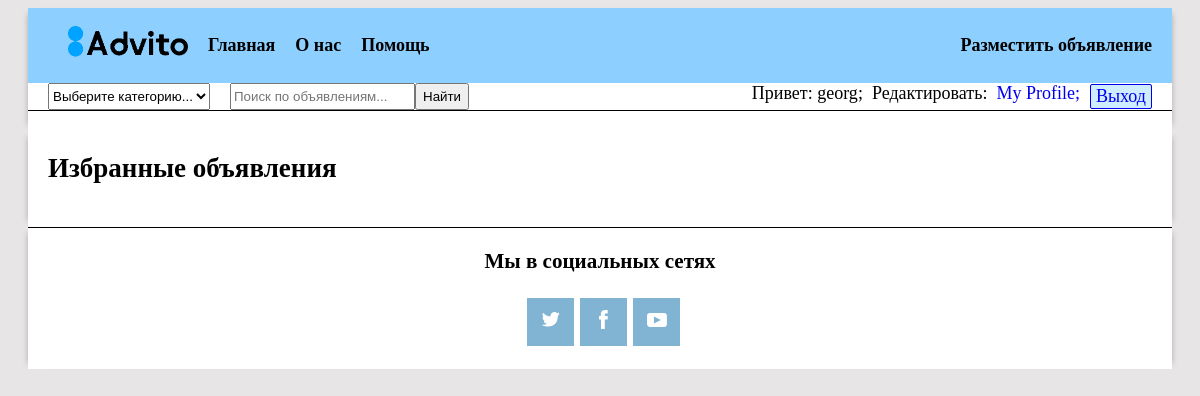
Page /advito/1/profile/posts/favorite (signed in) on the earlier database version.
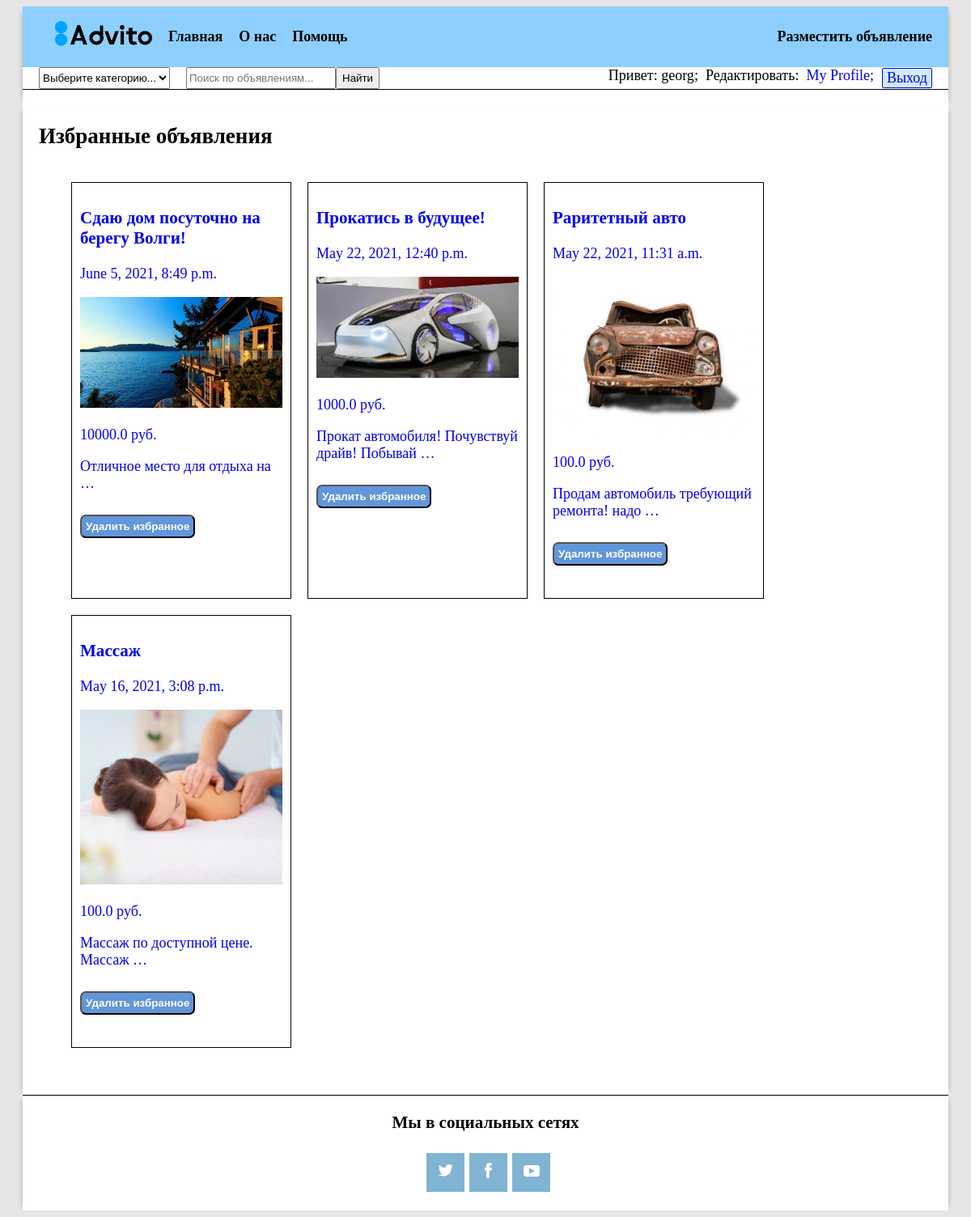
Same page on the later database version.
### advito/models.py (models this page shows, shortened)
class FavoritePost(models.Model):
    author = models.ForeignKey(Profile, on_delete=models.CASCADE)
    post = models.ForeignKey(Post, verbose_name="Объявление", on_delete=models.CASCADE)

class Post(models.Model):
    author = models.ForeignKey(User, on_delete=models.CASCADE)
    category = models.ForeignKey(CategoryPost, on_delete=models.CASCADE, verbose_name="Категория", related_name='category')
    price = models.FloatField(verbose_name="Цена", blank=True)
    name_descript = models.CharField(max_length=200,  blank=True, verbose_name="Название объявления")
    description = models.TextField(max_length=1000, blank=True, verbose_name="Описание объявления")
    image = models.ImageField(upload_to=user_directory_path, verbose_name="Фото объявления")
    date_pub = models.DateTimeField(default=timezone.now, verbose_name="Дата объявления")
    date_edit = models.DateTimeField(default=timezone.now, verbose_name="Дата редактирования")
    class Meta:
        ordering=['-date_pub']

### advito/views.py (the view, shortened to what this page needs)
# urls.py: path('<int:user_id>/profile/posts/favorite', views.FavoritePostView.as_view(), name='favorite_post'),
class FavoritePostView(ListView):
    model = FavoritePost
    post_form_class = PostForm
    categories = CategoryPost.objects.all()
    template_name = 'advito/favorite_post.html'
    context_object_name ='add_posts'
    extra_context = {'categories':categories, }
    context = {}
    def get_queryset(self):
        if self.request.user.is_authenticated:
            return self.model.objects.filter(
                post__date_pub__year=2021,
                author=self.request.user.user_profile
            ).order_by('-post__date_pub')[:15]
        else:
            return []

### advito/templates/advito/favorite_post.html (shortened to what this page needs)
{% extends 'base.html' %}
{% block content %}
  <h1>Избранные объявления</h1>
  <div class="cards">
    {% if add_posts %}
      <ul class="posts">
        {% for post in add_posts %}
          {% with post=post.post %}
          <li class="post">
            <a href="{% url 'advito:post_detail' post.id %}">
              <h3>{{ post.name_descript }}</h3>
              <p>{{ post.date_pub }}</p>
              <p class="img"><img alt="post image" src="{{ post.image.url }}"></p>
              <p class="price">{{ post.price }} pуб.</p>
              <p class="text">{{ post.description | truncatewords:5 }}</p>
            </a>
            <form class="form-delete" method="POST">
              <button class="button" type="submit" name="button_dell_post">Удалить избранное</button>
            </form>
          </li>
          {% endwith %}
        {% endfor %}
      </ul>
    {% endif %}
  </div>
{% endblock  %}

### templates/base.html (shortened to what this page needs)
<!DOCTYPE html>
{% load static %}
<html lang="ru">
  <head>
    <link rel="stylesheet" type="text/css" href="{% static 'css/common.css' %}">
    <link rel="stylesheet" type="text/css" href="{% static 'css/style.css' %}">
  </head>
  <body>
    <header class="container-back">
      <div class="container">
        <nav class="navigation">
          <div class="container-nav">
            <div class="navbar">
              <ul class="navbar-nav">
                <li class="nav-item">
                <a class="logo" href="{% url 'advito:index' %}">
                  <img class="logo__img" src="{% static 'img/icon.png' %}" alt="Иконка сайта">
                </a>
                </li>
                <li class="nav-item">
                  <a class="nav-link" aria-current="page" href="{% url 'advito:index' %}">Главная</a>
                </li>
                <li class="nav-item">
                  <a class="nav-link" href="#">О нас</a>
                </li>
                <li class="nav-item">
                  <a class="nav-link" href="/advito/support/">Помощь</a>
                </li>
              </ul>
            </div>
          </div>
          <div class="navbar">
            <ul class="navbar-nav">
              {% if not user.is_authenticated %}
                <li class="nav-item">
                  <a class="nav-link" href="{% url 'advito:login' %}">Вход</a>
                </li>
                <li class="nav-item">
                  <a class="nav-link" href="{% url 'advito:signup' %}">Зерегистрироваться</a>
                </li>
              {% else %}
                <li class="nav-item">
                  <a class="nav-link" href="{% url 'advito:post_create' %}">Разместить объявление</a>
                </li>
              {% endif %}
            </ul>
          </div>
        </nav>
        <div class="index-form" data-marker="search-form">
          <div class="category">
            <div class="category-select">
              <select id="my_select" name="category_id" class="select" style="height: 27px;" onchange="getData(this)">
                <option selected="selected" disabled>Выберите категорию...</option>
              </select>
            </div>
          </div>
          <form class="form_search" action="{% url 'advito:index' %}" method="get">
            <input name="q" type="search" placeholder="Поиск по объявлениям...">
            <button class="button-text">Найти</button>
          </form>
          <div class="username">
            <span> Привет:&nbsp</span>
            {% if not user.is_authenticated %}
              <span> Незнакомец(ка)</span>
            {% else %}
              <span>{{ user }};</span>
              <span>&nbsp Редактировать: &nbsp</span>
              <a class="profile__href" href="{% url 'advito:profile' user.id %}">My Profile;</a>
              <a class="profile-exit__href" href="{% url 'advito:logout' %}">Выход</a>
            {% endif %}
          </div>
        </div>
    </div>
  </header>
    <main class="container-back">
      <section class="section container">
        {% block content %}{% endblock  %}
      </section>
    </main>
    <footer class="container-back">
      <div class="footer container">
        <div class="footer-social">
          <h3> Мы в социальных сетях</h3>
          <ul class="footer-social__list">
            <li class="footer-social__item">
              <a class = "footer-social__link" href="https://twitter.com/">
              </a>
            </li>
            <li class="footer-social__item">
              <a class = "footer-social__link" href="https://www.facebook.com">
              </a>
            </li>
            <li class="footer-social__item">
              <a class="footer-social__link" href="https://www.youtube.com">
                <svg class="footer__logo-svg" width="20" height="14" viewBox="0 0 20 14" fill="none"
                  xmlns="http://www.w3.org/2000/svg">
                  <path d="M17.1 0H2.8C1.3 0 0 1.3 0 2.8V11.1C0 12.7 1.3 14 2.8 14H17.1C18.7
                  14 19.9 12.7 19.9 11.2V2.8C20 1.3 18.7 0 17.1 0ZM7 10.4V3.6L13.8 7L7 10.4Z"/>
                </svg>
              </a>
            </li>
          </ul>
        </div>
      </div>
    </footer>
  </body>
</html>

### static/css/common.css (style rules this page uses)
html { background-color: #E7E5E5; box-sizing: border-box; font-family: 'Times New Roman', serif; }
body { font-size: 18px; }
a { text-decoration: none; cursor: pointer; }
li { list-style-type: none }
.img { width: 100%; }
img { max-width: 100%; }
.container-back { box-sizing: border-box; display: flex; width: 100%; margin: 0 auto; background-color: #E7E5E5; padding-left: 20px; padding-right: 20px; }
.container { width: 100%; max-width: 1200px; padding-bottom: 20px; margin: 0 auto; background-color:#FFFFFF; box-shadow: 6px 0px 6px -6px rgba(0,0,0,0.25), -6px 0px 6px -6px rgba(0,0,0,0.25); }
.navigation { display:flex; background-color: #8DCFFF; justify-content: space-between; flex-wrap: wrap; }
.navbar { display: flex; }
.navbar-nav { display:flex; align-self: center; flex-wrap: wrap; }
.nav-item { margin-right:20px; display: flex; }
.logo { width: 120px; }
.nav-link { align-self: center; font-weight: bold; color: #000000; }
.index-form { display:flex; border-bottom: solid 1px; }
.category, .form { margin-left: 20px; }
.username { display: flex; justify-content: flex-end; flex-wrap: wrap; width: 100%; }
.profile-exit__href { background-color:#cfedff; border: solid 1px; border-radius: 2px; padding: 1px 5px 1px 5px; margin: 1px 20px 1px 10px; }
.footer { display: flex; border-top: solid 1px; }
.footer-social { margin: 0 auto; }
.footer-social__list { display: flex; margin: 0 auto; }
.footer-social__item { display: flex; background-color: #81B3D2; width: 47px; height: 48px; margin: 3px; cursor: pointer; }
.footer-social__link { margin: auto; display: block; }
.footer__logo-svg { fill: #FFFFFF; }

### static/css/style.css (style rules this page uses)
.section { box-sizing: border-box; padding-left: 20px; padding-right: 20px; padding-bottom: 20px; }
.posts, .cards { display:flex; flex-wrap:wrap; }
.post { max-width:250px; padding: 10px; border: solid 1px; margin-right: 20px; margin-bottom:20px }
.message-button, .add-vaforite-button, .del-post-button, .create-post__button, .log-button__submit, .button__href, .button, .button__submit { cursor: pointer; border-radius: 7px; padding: 5px; background-color: rgb(98, 150, 218); font-weight: bold; color: #ffffff; max-width: 200px; margin-bottom: 10px; margin-top: 10px; }
.form-delete { margin-bottom: 20px; }
.form_search { display: flex; margin-left: 20px; }

Differences in the rows shown:
added FavoritePost: name_descript "Сдаю дом посуточно на берегу Волги!", date_pub "June 5, 2021, 8:49 p.m.", image (picture), price "10000.0", description "Отличное место для отдыха на …"
added FavoritePost: name_descript "Прокатись в будущее!", date_pub "May 22, 2021, 12:40 p.m.", image (picture), price "1000.0", description "Прокат автомобиля! Почувствуй драйв! Побывай …"
added FavoritePost: name_descript "Раритетный авто", date_pub "May 22, 2021, 11:31 a.m.", image (picture), price "100.0", description "Продам автомобиль требующий ремонта! надо …"
added FavoritePost: name_descript "Массаж", date_pub "May 16, 2021, 3:08 p.m.", image (picture), price "100.0", description "Массаж по доступной цене. Массаж …"
